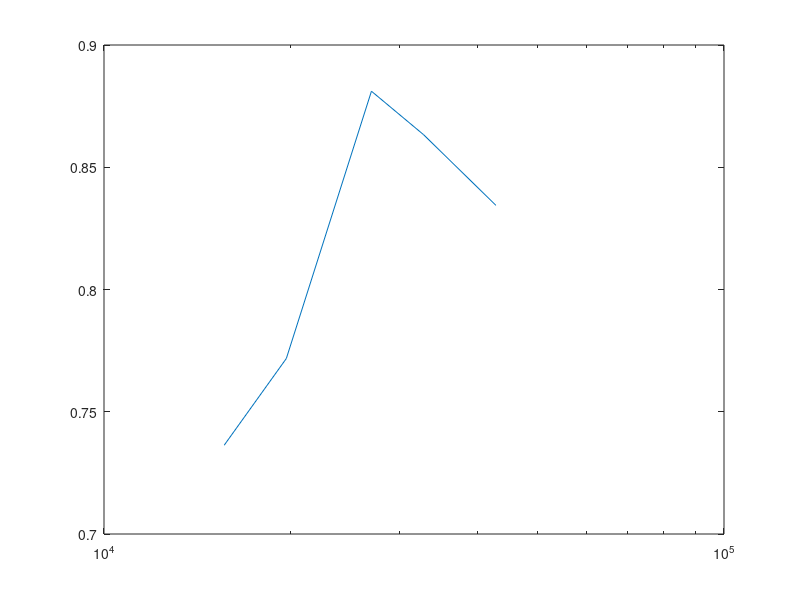

Write the MATLAB code that produced this figure. (Note: this script raises an error after producing the figure.)

close all

%% Unicycle 2D

% ns = [30^2, 42^2, 60^2, 75^2];
 
imdp = [];
twolayer = [];
mimdp = [];
smdp = [];

% figure(301);
% hold on; grid
% plot(ns, MDPST_emp_6, LineWidth=2, Marker="diamond", LineStyle="--")
% plot(ns, MDPST_lower_6, LineWidth=2, Marker="diamond", LineStyle="--")
% plot(ns, MDPST_upper_6, LineWidth=2, Marker="diamond", LineStyle="--")
% plot(ns, MDPST_emp_12, LineWidth=2, Marker="diamond")
% plot(ns, MDPST_lower_12, LineWidth=2, Marker="diamond")
% plot(ns, MDPST_upper_12, LineWidth=2, Marker="diamond")
% legend('$P^\kappa[\varphi], |C|=36$', '$\underline{p}, |C|=36$', '$\overline{p}, |C|=36$', '$P^\kappa[\varphi], |C|=144$', '$\underline{p}, |C|=144$', '$\overline{p}, |C|=144$','fontsize',10,'interpreter','latex')
% %     ylim([0.8, 1])
%     xlabel('$|S|$','fontsize',14,'interpreter','latex')
%     ylabel('Satisfaction Probability','interpreter','latex')
%     set(gca,'FontSize',20)
% %     yticks([1e-5, 1e-4, 1e-3, 1e-2, 1e-1, 1])

%% Unicycle 3D

close all


myred = [204/255 0 102/255];
myblue = [0 0 255/255];
mypurple = [102/255 0/255 204/255];
mypink = [204/255 0 204/255];

ns = [25^3, 27^3, 30^3, 32^3, 35^3];

% n = 2

% 
MDPST_emp_6 = [0.736300, 0.77178, 0.881100, 0.86332, 0.834400];
MDPST_lower_6 = [0.677133, 0.731085, 0.727543, 0.735948, 0.760716];
MDPST_upper_6 = [0.918822, 0.910934, 0.901311, 0.902075, 0.900101];

MDPST_emp_12 = [0.891700, 0.857130, 0.844200, 0.8465 0.878910];
MDPST_lower_12 = [0.707260, 0.743766, 0.737118, 0.748579, 0.766424];
MDPST_upper_12 = [0.911481, 0.904887, 0.895656, 0.897810, 0.899282];

figure(301);
semilogx(ns, MDPST_emp_6, LineWidth=2, Marker="diamond", LineStyle="--", Color=mypurple)
hold on; grid
semilogx(ns, MDPST_lower_6, LineWidth=2, Marker="diamond", LineStyle="--", Color = myred)
semilogx(ns, MDPST_upper_6, LineWidth=2, Marker="diamond", LineStyle="--", Color = myblue)
semilogx(ns, MDPST_emp_12, LineWidth=2, Marker="diamond", Color = mypurple)
semilogx(ns, MDPST_lower_12, LineWidth=2, Marker="diamond", color = myred)
semilogx(ns, MDPST_upper_12, LineWidth=2, Marker="diamond", color = myblue)
legend('$P^\kappa[\varphi], |C|=36$', '$\underline{p}, |C|=36$', '$\overline{p}, |C|=36$', '$P^\kappa[\varphi], |C|=144$', '$\underline{p}, |C|=144$', '$\overline{p}, |C|=144$','fontsize',10,'interpreter','latex')
%     ylim([0.8, 1])
    xlabel('$|S|$','fontsize',14,'interpreter','latex')
    ylabel('Satisfaction Probability','interpreter','latex')
    set(gca,'FontSize',20)
%     yticks([1e-5, 1e-4, 1e-3, 1e-2, 1e-1, 1])
